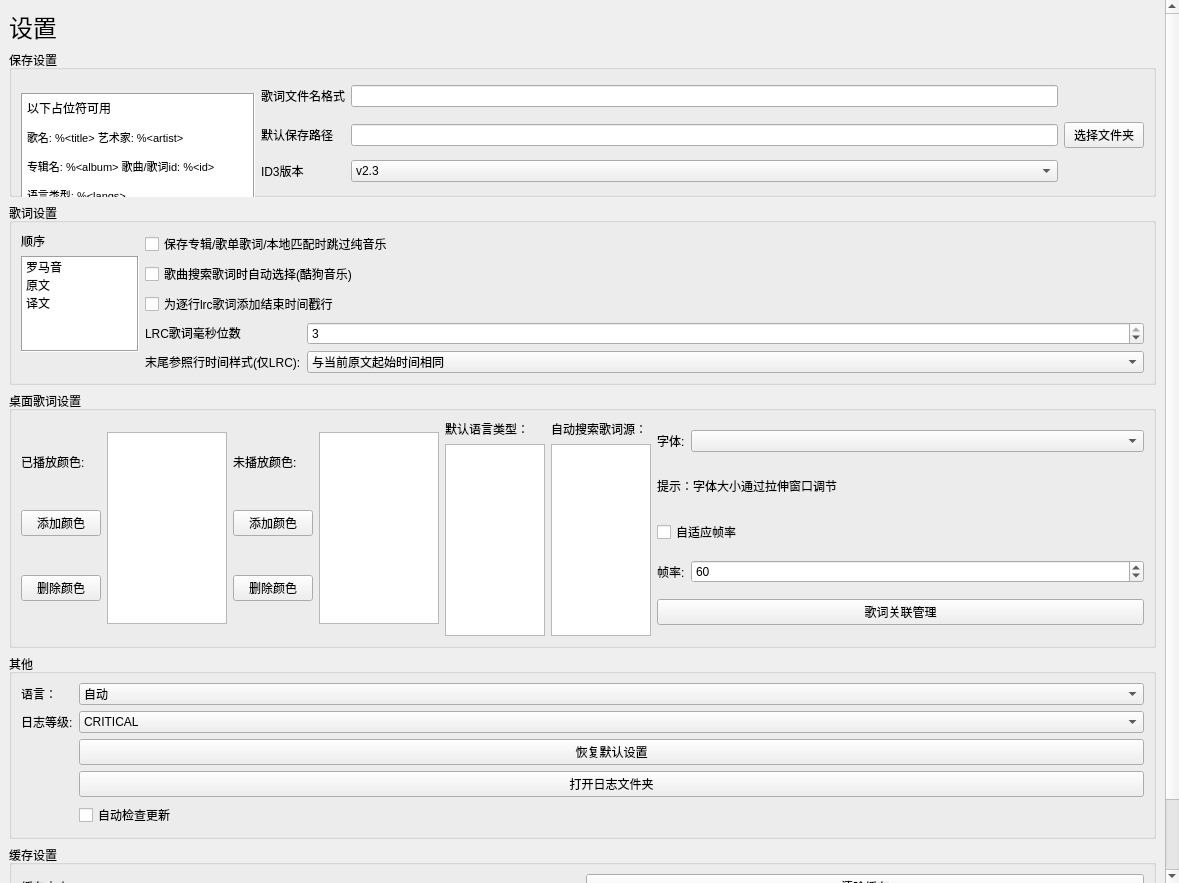
<?xml version="1.0" encoding="UTF-8"?>
<ui version="4.0">
 <class>settings</class>
 <widget class="QWidget" name="settings">
  <property name="geometry">
   <rect>
    <x>0</x>
    <y>0</y>
    <width>1179</width>
    <height>883</height>
   </rect>
  </property>
  <layout class="QVBoxLayout" name="verticalLayout">
   <property name="leftMargin">
    <number>0</number>
   </property>
   <property name="topMargin">
    <number>0</number>
   </property>
   <property name="rightMargin">
    <number>0</number>
   </property>
   <property name="bottomMargin">
    <number>0</number>
   </property>
   <item>
    <widget class="QScrollArea" name="scrollArea">
     <property name="frameShape">
      <enum>QFrame::Shape::NoFrame</enum>
     </property>
     <property name="frameShadow">
      <enum>QFrame::Shadow::Plain</enum>
     </property>
     <property name="lineWidth">
      <number>0</number>
     </property>
     <property name="widgetResizable">
      <bool>true</bool>
     </property>
     <widget class="QWidget" name="scrollAreaWidgetContents">
      <property name="geometry">
       <rect>
        <x>0</x>
        <y>0</y>
        <width>1167</width>
        <height>950</height>
       </rect>
      </property>
      <layout class="QVBoxLayout" name="verticalLayout_2">
       <item>
        <widget class="QLabel" name="label">
         <property name="sizePolicy">
          <sizepolicy hsizetype="Fixed" vsizetype="Fixed">
           <horstretch>0</horstretch>
           <verstretch>0</verstretch>
          </sizepolicy>
         </property>
         <property name="font">
          <font>
           <pointsize>18</pointsize>
          </font>
         </property>
         <property name="text">
          <string>设置</string>
         </property>
        </widget>
       </item>
       <item>
        <widget class="QGroupBox" name="groupBox">
         <property name="title">
          <string>保存设置</string>
         </property>
         <layout class="QGridLayout" name="gridLayout_13">
          <item row="0" column="0" rowspan="3">
           <widget class="QTextBrowser" name="textBrowser_5">
            <property name="sizePolicy">
             <sizepolicy hsizetype="Minimum" vsizetype="Minimum">
              <horstretch>0</horstretch>
              <verstretch>0</verstretch>
             </sizepolicy>
            </property>
            <property name="minimumSize">
             <size>
              <width>200</width>
              <height>106</height>
             </size>
            </property>
            <property name="maximumSize">
             <size>
              <width>234</width>
              <height>78</height>
             </size>
            </property>
            <property name="frameShape">
             <enum>QFrame::Shape::Box</enum>
            </property>
            <property name="frameShadow">
             <enum>QFrame::Shadow::Sunken</enum>
            </property>
            <property name="verticalScrollBarPolicy">
             <enum>Qt::ScrollBarPolicy::ScrollBarAlwaysOff</enum>
            </property>
            <property name="horizontalScrollBarPolicy">
             <enum>Qt::ScrollBarPolicy::ScrollBarAlwaysOff</enum>
            </property>
            <property name="html">
             <string>&lt;!DOCTYPE HTML PUBLIC &quot;-//W3C//DTD HTML 4.0//EN&quot; &quot;http://www.w3.org/TR/REC-html40/strict.dtd&quot;&gt;
&lt;html&gt;&lt;head&gt;&lt;meta name=&quot;qrichtext&quot; content=&quot;1&quot; /&gt;&lt;meta charset=&quot;utf-8&quot; /&gt;&lt;style type=&quot;text/css&quot;&gt;
p, li { white-space: pre-wrap; }
hr { height: 1px; border-width: 0; }
li.unchecked::marker { content: &quot;\2610&quot;; }
li.checked::marker { content: &quot;\2612&quot;; }
&lt;/style&gt;&lt;/head&gt;&lt;body style=&quot; font-size:9pt; font-weight:400; font-style:normal;&quot;&gt;
&lt;p style=&quot; margin-top:12px; margin-bottom:12px; margin-left:0px; margin-right:0px; -qt-block-indent:0; text-indent:0px;&quot;&gt;以下占位符可用&lt;/p&gt;
&lt;p style=&quot; margin-top:12px; margin-bottom:12px; margin-left:0px; margin-right:0px; -qt-block-indent:0; text-indent:0px;&quot;&gt;&lt;span style=&quot; font-size:8pt;&quot;&gt;歌名: %&amp;lt;title&amp;gt; 艺术家: %&amp;lt;artist&amp;gt;&lt;/span&gt;&lt;/p&gt;
&lt;p style=&quot; margin-top:12px; margin-bottom:12px; margin-left:0px; margin-right:0px; -qt-block-indent:0; text-indent:0px;&quot;&gt;&lt;span style=&quot; font-size:8pt;&quot;&gt;专辑名: %&amp;lt;album&amp;gt; 歌曲/歌词id: %&amp;lt;id&amp;gt;&lt;/span&gt;&lt;/p&gt;
&lt;p style=&quot; margin-top:12px; margin-bottom:12px; margin-left:0px; margin-right:0px; -qt-block-indent:0; text-indent:0px;&quot;&gt;&lt;span style=&quot; font-size:8pt;&quot;&gt;语言类型: %&amp;lt;langs&amp;gt;&lt;/span&gt;&lt;/p&gt;&lt;/body&gt;&lt;/html&gt;</string>
            </property>
            <property name="openLinks">
             <bool>false</bool>
            </property>
           </widget>
          </item>
          <item row="0" column="1">
           <widget class="QLabel" name="label_26">
            <property name="sizePolicy">
             <sizepolicy hsizetype="Fixed" vsizetype="Fixed">
              <horstretch>0</horstretch>
              <verstretch>0</verstretch>
             </sizepolicy>
            </property>
            <property name="whatsThis">
             <string/>
            </property>
            <property name="accessibleDescription">
             <string/>
            </property>
            <property name="text">
             <string>歌词文件名格式</string>
            </property>
            <property name="textFormat">
             <enum>Qt::TextFormat::AutoText</enum>
            </property>
           </widget>
          </item>
          <item row="0" column="2">
           <widget class="QLineEdit" name="lyrics_file_name_fmt_lineEdit">
            <property name="sizePolicy">
             <sizepolicy hsizetype="MinimumExpanding" vsizetype="Fixed">
              <horstretch>0</horstretch>
              <verstretch>0</verstretch>
             </sizepolicy>
            </property>
           </widget>
          </item>
          <item row="1" column="1">
           <widget class="QLabel" name="label_27">
            <property name="sizePolicy">
             <sizepolicy hsizetype="Fixed" vsizetype="Fixed">
              <horstretch>0</horstretch>
              <verstretch>0</verstretch>
             </sizepolicy>
            </property>
            <property name="text">
             <string>默认保存路径</string>
            </property>
           </widget>
          </item>
          <item row="1" column="2">
           <widget class="QLineEdit" name="default_save_path_lineEdit"/>
          </item>
          <item row="1" column="3">
           <widget class="QPushButton" name="select_default_save_path_pushButton">
            <property name="text">
             <string>选择文件夹</string>
            </property>
           </widget>
          </item>
          <item row="2" column="2">
           <widget class="QComboBox" name="id3_ver_comboBox">
            <item>
             <property name="text">
              <string>v2.3</string>
             </property>
            </item>
            <item>
             <property name="text">
              <string>v2.4</string>
             </property>
            </item>
           </widget>
          </item>
          <item row="2" column="1">
           <widget class="QLabel" name="label_28">
            <property name="text">
             <string>ID3版本</string>
            </property>
           </widget>
          </item>
         </layout>
        </widget>
       </item>
       <item>
        <widget class="QGroupBox" name="groupBox_2">
         <property name="title">
          <string>歌词设置</string>
         </property>
         <layout class="QHBoxLayout" name="horizontalLayout">
          <item>
           <layout class="QVBoxLayout" name="verticalLayout_4">
            <property name="sizeConstraint">
             <enum>QLayout::SizeConstraint::SetDefaultConstraint</enum>
            </property>
            <item>
             <widget class="QLabel" name="label_4">
              <property name="sizePolicy">
               <sizepolicy hsizetype="Fixed" vsizetype="Fixed">
                <horstretch>0</horstretch>
                <verstretch>0</verstretch>
               </sizepolicy>
              </property>
              <property name="text">
               <string>顺序</string>
              </property>
             </widget>
            </item>
            <item>
             <widget class="LyricOrderListWidget" name="langs_order_listWidget">
              <property name="sizePolicy">
               <sizepolicy hsizetype="Fixed" vsizetype="Fixed">
                <horstretch>0</horstretch>
                <verstretch>0</verstretch>
               </sizepolicy>
              </property>
              <property name="minimumSize">
               <size>
                <width>0</width>
                <height>0</height>
               </size>
              </property>
              <property name="maximumSize">
               <size>
                <width>118</width>
                <height>96</height>
               </size>
              </property>
              <property name="frameShape">
               <enum>QFrame::Shape::Box</enum>
              </property>
              <property name="frameShadow">
               <enum>QFrame::Shadow::Sunken</enum>
              </property>
              <property name="verticalScrollBarPolicy">
               <enum>Qt::ScrollBarPolicy::ScrollBarAsNeeded</enum>
              </property>
              <property name="horizontalScrollBarPolicy">
               <enum>Qt::ScrollBarPolicy::ScrollBarAsNeeded</enum>
              </property>
              <property name="autoScroll">
               <bool>true</bool>
              </property>
              <property name="editTriggers">
               <set>QAbstractItemView::EditTrigger::NoEditTriggers</set>
              </property>
              <property name="dragEnabled">
               <bool>true</bool>
              </property>
              <property name="dragDropMode">
               <enum>QAbstractItemView::DragDropMode::InternalMove</enum>
              </property>
              <property name="defaultDropAction">
               <enum>Qt::DropAction::MoveAction</enum>
              </property>
              <property name="selectionMode">
               <enum>QAbstractItemView::SelectionMode::SingleSelection</enum>
              </property>
              <property name="movement">
               <enum>QListView::Movement::Free</enum>
              </property>
              <property name="sortingEnabled">
               <bool>false</bool>
              </property>
              <item>
               <property name="text">
                <string>罗马音</string>
               </property>
              </item>
              <item>
               <property name="text">
                <string>原文</string>
               </property>
              </item>
              <item>
               <property name="text">
                <string>译文</string>
               </property>
              </item>
             </widget>
            </item>
            <item>
             <spacer name="verticalSpacer">
              <property name="orientation">
               <enum>Qt::Orientation::Vertical</enum>
              </property>
              <property name="sizeType">
               <enum>QSizePolicy::Policy::Preferred</enum>
              </property>
              <property name="sizeHint" stdset="0">
               <size>
                <width>20</width>
                <height>40</height>
               </size>
              </property>
             </spacer>
            </item>
           </layout>
          </item>
          <item>
           <layout class="QGridLayout" name="gridLayout_4">
            <item row="1" column="0">
             <widget class="QCheckBox" name="auto_select_checkBox">
              <property name="text">
               <string>歌曲搜索歌词时自动选择(酷狗音乐)</string>
              </property>
             </widget>
            </item>
            <item row="3" column="0">
             <layout class="QGridLayout" name="gridLayout_8">
              <item row="0" column="2">
               <widget class="QSpinBox" name="lrc_ms_digit_count_spinBox">
                <property name="sizePolicy">
                 <sizepolicy hsizetype="Minimum" vsizetype="Fixed">
                  <horstretch>0</horstretch>
                  <verstretch>0</verstretch>
                 </sizepolicy>
                </property>
                <property name="minimumSize">
                 <size>
                  <width>70</width>
                  <height>0</height>
                 </size>
                </property>
                <property name="specialValueText">
                 <string/>
                </property>
                <property name="prefix">
                 <string/>
                </property>
                <property name="minimum">
                 <number>2</number>
                </property>
                <property name="maximum">
                 <number>3</number>
                </property>
                <property name="value">
                 <number>3</number>
                </property>
               </widget>
              </item>
              <item row="0" column="1">
               <widget class="QLabel" name="label_6">
                <property name="sizePolicy">
                 <sizepolicy hsizetype="Fixed" vsizetype="Fixed">
                  <horstretch>0</horstretch>
                  <verstretch>0</verstretch>
                 </sizepolicy>
                </property>
                <property name="text">
                 <string>LRC歌词毫秒位数</string>
                </property>
               </widget>
              </item>
              <item row="1" column="1">
               <widget class="QLabel" name="label_8">
                <property name="text">
                 <string>末尾参照行时间样式(仅LRC):</string>
                </property>
               </widget>
              </item>
              <item row="1" column="2">
               <widget class="QComboBox" name="last_ref_line_time_sty_comboBox">
                <item>
                 <property name="text">
                  <string>与当前原文起始时间相同</string>
                 </property>
                </item>
                <item>
                 <property name="text">
                  <string>与下一行原文起始时间接近</string>
                 </property>
                </item>
               </widget>
              </item>
             </layout>
            </item>
            <item row="0" column="0">
             <widget class="QCheckBox" name="skip_inst_lyrics_checkBox">
              <property name="text">
               <string>保存专辑/歌单歌词/本地匹配时跳过纯音乐</string>
              </property>
             </widget>
            </item>
            <item row="2" column="0">
             <widget class="QCheckBox" name="add_end_timestamp_line_checkBox">
              <property name="text">
               <string>为逐行lrc歌词添加结束时间戳行</string>
              </property>
             </widget>
            </item>
           </layout>
          </item>
         </layout>
        </widget>
       </item>
       <item>
        <widget class="QGroupBox" name="groupBox_3">
         <property name="title">
          <string>桌面歌词设置</string>
         </property>
         <layout class="QVBoxLayout" name="verticalLayout_3">
          <item>
           <layout class="QHBoxLayout" name="horizontalLayout_2">
            <item>
             <layout class="QGridLayout" name="gridLayout_3">
              <item row="2" column="0">
               <widget class="QPushButton" name="played_del_color_button">
                <property name="sizePolicy">
                 <sizepolicy hsizetype="Fixed" vsizetype="Fixed">
                  <horstretch>0</horstretch>
                  <verstretch>0</verstretch>
                 </sizepolicy>
                </property>
                <property name="text">
                 <string>删除颜色</string>
                </property>
               </widget>
              </item>
              <item row="0" column="0" alignment="Qt::AlignmentFlag::AlignLeft">
               <widget class="QLabel" name="label_11">
                <property name="sizePolicy">
                 <sizepolicy hsizetype="Fixed" vsizetype="Fixed">
                  <horstretch>0</horstretch>
                  <verstretch>0</verstretch>
                 </sizepolicy>
                </property>
                <property name="text">
                 <string>已播放颜色:</string>
                </property>
               </widget>
              </item>
              <item row="1" column="0">
               <widget class="QPushButton" name="played_add_color_button">
                <property name="sizePolicy">
                 <sizepolicy hsizetype="Fixed" vsizetype="Fixed">
                  <horstretch>0</horstretch>
                  <verstretch>0</verstretch>
                 </sizepolicy>
                </property>
                <property name="text">
                 <string>添加颜色</string>
                </property>
               </widget>
              </item>
             </layout>
            </item>
            <item>
             <widget class="ColorsListWidget" name="played_color_list">
              <property name="sizePolicy">
               <sizepolicy hsizetype="Fixed" vsizetype="Fixed">
                <horstretch>0</horstretch>
                <verstretch>0</verstretch>
               </sizepolicy>
              </property>
              <property name="maximumSize">
               <size>
                <width>120</width>
                <height>16777215</height>
               </size>
              </property>
             </widget>
            </item>
            <item>
             <layout class="QGridLayout" name="gridLayout_7">
              <item row="2" column="0">
               <widget class="QPushButton" name="unplayed_del_color_button">
                <property name="sizePolicy">
                 <sizepolicy hsizetype="Fixed" vsizetype="Fixed">
                  <horstretch>0</horstretch>
                  <verstretch>0</verstretch>
                 </sizepolicy>
                </property>
                <property name="text">
                 <string>删除颜色</string>
                </property>
               </widget>
              </item>
              <item row="0" column="0">
               <widget class="QLabel" name="label_12">
                <property name="sizePolicy">
                 <sizepolicy hsizetype="Fixed" vsizetype="Fixed">
                  <horstretch>0</horstretch>
                  <verstretch>0</verstretch>
                 </sizepolicy>
                </property>
                <property name="text">
                 <string>未播放颜色:</string>
                </property>
               </widget>
              </item>
              <item row="1" column="0">
               <widget class="QPushButton" name="unplayed_add_color_button">
                <property name="sizePolicy">
                 <sizepolicy hsizetype="Fixed" vsizetype="Fixed">
                  <horstretch>0</horstretch>
                  <verstretch>0</verstretch>
                 </sizepolicy>
                </property>
                <property name="text">
                 <string>添加颜色</string>
                </property>
               </widget>
              </item>
             </layout>
            </item>
            <item>
             <widget class="ColorsListWidget" name="unplayed_color_list">
              <property name="sizePolicy">
               <sizepolicy hsizetype="Fixed" vsizetype="Fixed">
                <horstretch>0</horstretch>
                <verstretch>0</verstretch>
               </sizepolicy>
              </property>
              <property name="maximumSize">
               <size>
                <width>120</width>
                <height>16777215</height>
               </size>
              </property>
             </widget>
            </item>
            <item>
             <layout class="QGridLayout" name="gridLayout_9">
              <item row="0" column="1">
               <widget class="QLabel" name="label_16">
                <property name="sizePolicy">
                 <sizepolicy hsizetype="Fixed" vsizetype="Preferred">
                  <horstretch>0</horstretch>
                  <verstretch>0</verstretch>
                 </sizepolicy>
                </property>
                <property name="text">
                 <string>自动搜索歌词源：</string>
                </property>
               </widget>
              </item>
              <item row="1" column="0">
               <widget class="CheckBoxListWidget" name="lang_type_list">
                <property name="sizePolicy">
                 <sizepolicy hsizetype="Fixed" vsizetype="Fixed">
                  <horstretch>0</horstretch>
                  <verstretch>0</verstretch>
                 </sizepolicy>
                </property>
                <property name="maximumSize">
                 <size>
                  <width>100</width>
                  <height>16777215</height>
                 </size>
                </property>
                <property name="dragEnabled">
                 <bool>true</bool>
                </property>
                <property name="dragDropMode">
                 <enum>QAbstractItemView::DragDropMode::InternalMove</enum>
                </property>
               </widget>
              </item>
              <item row="0" column="0">
               <widget class="QLabel" name="label_13">
                <property name="sizePolicy">
                 <sizepolicy hsizetype="Fixed" vsizetype="Preferred">
                  <horstretch>0</horstretch>
                  <verstretch>0</verstretch>
                 </sizepolicy>
                </property>
                <property name="text">
                 <string>默认语言类型：</string>
                </property>
               </widget>
              </item>
              <item row="1" column="1">
               <widget class="CheckBoxListWidget" name="source_list">
                <property name="sizePolicy">
                 <sizepolicy hsizetype="Fixed" vsizetype="Fixed">
                  <horstretch>0</horstretch>
                  <verstretch>0</verstretch>
                 </sizepolicy>
                </property>
                <property name="maximumSize">
                 <size>
                  <width>100</width>
                  <height>16777215</height>
                 </size>
                </property>
                <property name="dragDropMode">
                 <enum>QAbstractItemView::DragDropMode::InternalMove</enum>
                </property>
               </widget>
              </item>
             </layout>
            </item>
            <item>
             <layout class="QGridLayout" name="gridLayout_10">
              <item row="0" column="1">
               <widget class="QComboBox" name="font_comboBox"/>
              </item>
              <item row="2" column="0" colspan="2">
               <widget class="QCheckBox" name="auto_frame_rate_checkBox">
                <property name="text">
                 <string>自适应帧率</string>
                </property>
               </widget>
              </item>
              <item row="3" column="0">
               <widget class="QLabel" name="label_15">
                <property name="text">
                 <string>帧率:</string>
                </property>
               </widget>
              </item>
              <item row="1" column="0" colspan="2">
               <widget class="QLabel" name="label_18">
                <property name="sizePolicy">
                 <sizepolicy hsizetype="Preferred" vsizetype="Fixed">
                  <horstretch>0</horstretch>
                  <verstretch>0</verstretch>
                 </sizepolicy>
                </property>
                <property name="text">
                 <string>提示：字体大小通过拉伸窗口调节</string>
                </property>
                <property name="wordWrap">
                 <bool>true</bool>
                </property>
               </widget>
              </item>
              <item row="3" column="1">
               <widget class="QSpinBox" name="frame_rate_spinBox">
                <property name="maximum">
                 <number>1000</number>
                </property>
                <property name="value">
                 <number>60</number>
                </property>
               </widget>
              </item>
              <item row="0" column="0">
               <widget class="QLabel" name="label_10">
                <property name="sizePolicy">
                 <sizepolicy hsizetype="Fixed" vsizetype="Preferred">
                  <horstretch>0</horstretch>
                  <verstretch>0</verstretch>
                 </sizepolicy>
                </property>
                <property name="text">
                 <string>字体:</string>
                </property>
               </widget>
              </item>
              <item row="4" column="0" colspan="2">
               <widget class="QPushButton" name="show_local_song_lyrics_db_manager_button">
                <property name="text">
                 <string>歌词关联管理</string>
                </property>
               </widget>
              </item>
             </layout>
            </item>
           </layout>
          </item>
         </layout>
        </widget>
       </item>
       <item>
        <widget class="QGroupBox" name="groupBox_6">
         <property name="title">
          <string>其他</string>
         </property>
         <layout class="QGridLayout" name="gridLayout_2">
          <item row="1" column="2">
           <widget class="QComboBox" name="log_level_comboBox">
            <property name="currentIndex">
             <number>0</number>
            </property>
            <item>
             <property name="text">
              <string notr="true">CRITICAL</string>
             </property>
            </item>
            <item>
             <property name="text">
              <string notr="true">ERROR</string>
             </property>
            </item>
            <item>
             <property name="text">
              <string notr="true">WARNING</string>
             </property>
            </item>
            <item>
             <property name="text">
              <string notr="true">INFO</string>
             </property>
            </item>
            <item>
             <property name="text">
              <string notr="true">DEBUG</string>
             </property>
            </item>
            <item>
             <property name="text">
              <string notr="true">NOTSET</string>
             </property>
            </item>
           </widget>
          </item>
          <item row="0" column="0">
           <widget class="QLabel" name="label_7">
            <property name="sizePolicy">
             <sizepolicy hsizetype="Fixed" vsizetype="Preferred">
              <horstretch>0</horstretch>
              <verstretch>0</verstretch>
             </sizepolicy>
            </property>
            <property name="text">
             <string>语言：</string>
            </property>
           </widget>
          </item>
          <item row="2" column="2">
           <widget class="QPushButton" name="restore2default_pushButton">
            <property name="text">
             <string>恢复默认设置</string>
            </property>
           </widget>
          </item>
          <item row="3" column="2">
           <widget class="QPushButton" name="open_log_dir_button">
            <property name="text">
             <string>打开日志文件夹</string>
            </property>
           </widget>
          </item>
          <item row="0" column="2">
           <widget class="QComboBox" name="language_comboBox">
            <item>
             <property name="text">
              <string>自动</string>
             </property>
            </item>
            <item>
             <property name="text">
              <string>英文</string>
             </property>
            </item>
            <item>
             <property name="text">
              <string>中文</string>
             </property>
            </item>
           </widget>
          </item>
          <item row="1" column="0">
           <widget class="QLabel" name="label_5">
            <property name="sizePolicy">
             <sizepolicy hsizetype="Fixed" vsizetype="Fixed">
              <horstretch>0</horstretch>
              <verstretch>0</verstretch>
             </sizepolicy>
            </property>
            <property name="text">
             <string>日志等级:</string>
            </property>
           </widget>
          </item>
          <item row="4" column="2">
           <widget class="QCheckBox" name="auto_check_update_checkBox">
            <property name="text">
             <string>自动检查更新</string>
            </property>
           </widget>
          </item>
         </layout>
        </widget>
       </item>
       <item>
        <widget class="QGroupBox" name="groupBox_5">
         <property name="title">
          <string>缓存设置</string>
         </property>
         <layout class="QGridLayout" name="gridLayout_5">
          <item row="0" column="1">
           <widget class="QPushButton" name="clear_cache_pushButton">
            <property name="text">
             <string>清除缓存</string>
            </property>
           </widget>
          </item>
          <item row="0" column="0">
           <widget class="QLabel" name="cache_size_label">
            <property name="text">
             <string>缓存大小：</string>
            </property>
           </widget>
          </item>
         </layout>
        </widget>
       </item>
       <item>
        <spacer name="verticalSpacer_2">
         <property name="orientation">
          <enum>Qt::Orientation::Vertical</enum>
         </property>
         <property name="sizeHint" stdset="0">
          <size>
           <width>20</width>
           <height>40</height>
          </size>
         </property>
        </spacer>
       </item>
      </layout>
     </widget>
    </widget>
   </item>
  </layout>
 </widget>
 <customwidgets>
  <customwidget>
   <class>LyricOrderListWidget</class>
   <extends>QListWidget</extends>
   <header>ui.custom_widgets.h</header>
  </customwidget>
  <customwidget>
   <class>ColorsListWidget</class>
   <extends>QListWidget</extends>
   <header>ui.custom_widgets</header>
  </customwidget>
  <customwidget>
   <class>CheckBoxListWidget</class>
   <extends>QListWidget</extends>
   <header>ui.custom_widgets</header>
  </customwidget>
 </customwidgets>
 <resources/>
 <connections/>
</ui>
